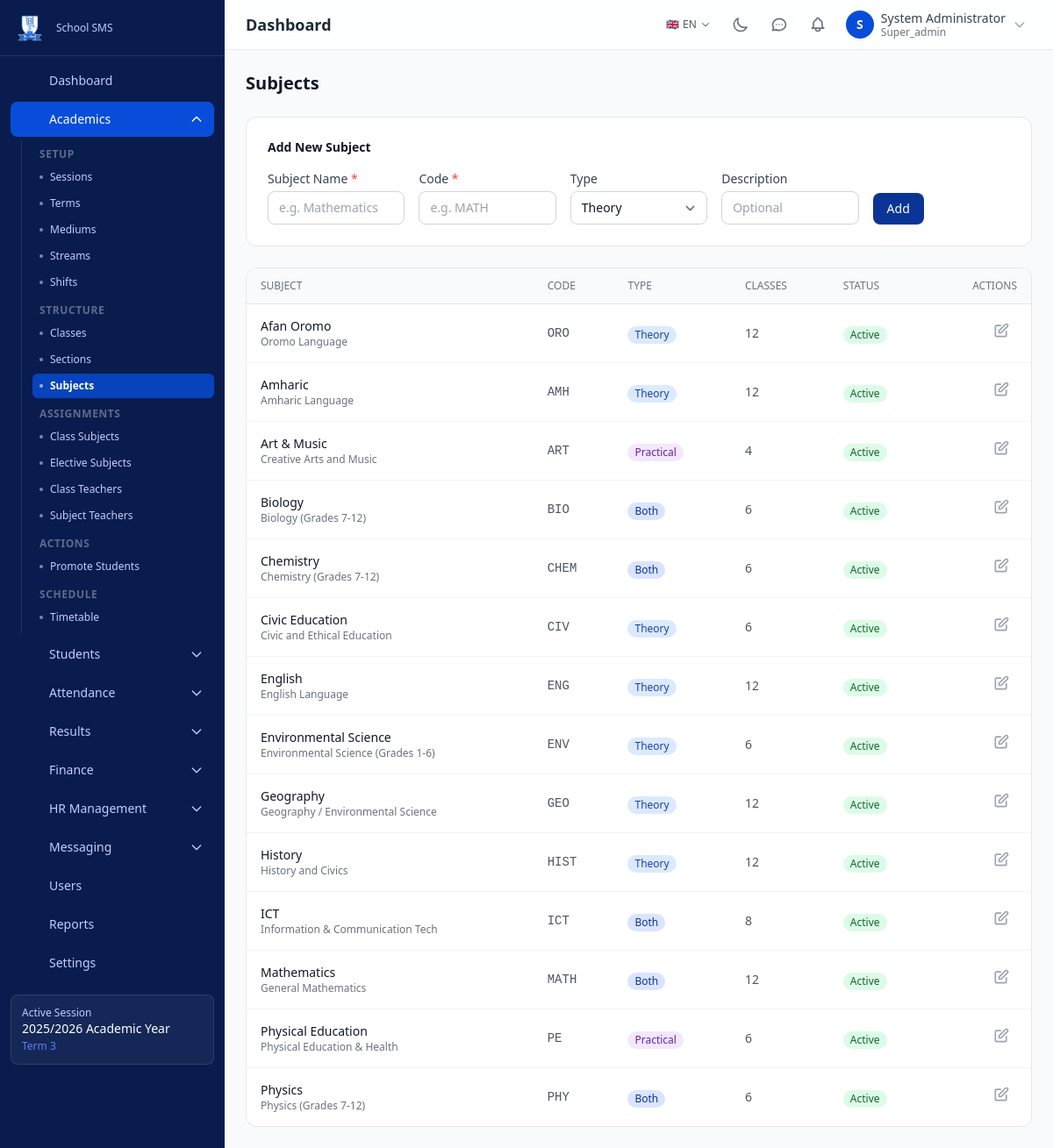
/academics/subjects (signed in), run on the app's committed database.
### tables this page shows
CREATE TABLE `academic_sessions` (
    `id` BIGINT UNSIGNED NOT NULL AUTO_INCREMENT,
    `name` VARCHAR(100) NOT NULL,
    `slug` VARCHAR(100) NOT NULL,
    `start_date` DATE NOT NULL,
    `end_date` DATE NOT NULL,
    `is_active` TINYINT(1) NOT NULL DEFAULT 0,
    `created_at` DATETIME NOT NULL DEFAULT CURRENT_TIMESTAMP,
    `updated_at` DATETIME NOT NULL DEFAULT CURRENT_TIMESTAMP ON UPDATE CURRENT_TIMESTAMP,
    PRIMARY KEY (`id`),
    UNIQUE KEY `uk_sessions_slug` (`slug`),
    INDEX `idx_sessions_active` (`is_active`)
);

CREATE TABLE `terms` (
    `id` BIGINT UNSIGNED NOT NULL AUTO_INCREMENT,
    `session_id` BIGINT UNSIGNED NOT NULL,
    `name` VARCHAR(100) NOT NULL,
    `slug` VARCHAR(100) NOT NULL,
    `start_date` DATE NOT NULL,
    `end_date` DATE NOT NULL,
    `is_active` TINYINT(1) NOT NULL DEFAULT 0,
    `sort_order` INT UNSIGNED NOT NULL DEFAULT 0,
    `created_at` DATETIME NOT NULL DEFAULT CURRENT_TIMESTAMP,
    `updated_at` DATETIME NOT NULL DEFAULT CURRENT_TIMESTAMP ON UPDATE CURRENT_TIMESTAMP,
    PRIMARY KEY (`id`),
    UNIQUE KEY `uk_terms_session_slug` (`session_id`, `slug`),
    INDEX `idx_terms_active` (`is_active`),
    CONSTRAINT `fk_terms_session` FOREIGN KEY (`session_id`) REFERENCES `academic_sessions`(`id`) ON DELETE CASCADE
);

CREATE TABLE `subjects` (
    `id` BIGINT UNSIGNED NOT NULL AUTO_INCREMENT,
    `name` VARCHAR(100) NOT NULL,
    `code` VARCHAR(20) NOT NULL,
    `description` TEXT DEFAULT NULL,
    `type` ENUM('theory','practical','both') NOT NULL DEFAULT 'theory',
    `is_active` TINYINT(1) NOT NULL DEFAULT 1,
    `status` ENUM('active','inactive') NOT NULL DEFAULT 'active',
    `created_at` DATETIME NOT NULL DEFAULT CURRENT_TIMESTAMP,
    `updated_at` DATETIME NOT NULL DEFAULT CURRENT_TIMESTAMP ON UPDATE CURRENT_TIMESTAMP,
    PRIMARY KEY (`id`),
    UNIQUE KEY `uk_subjects_code` (`code`)
);

### modules/academics/views/subjects.php (the view, shortened to what the rows shown need)
<?php
$subjects = db_fetch_all("
    SELECT s.*,
           (SELECT COUNT(*) FROM class_subjects cs WHERE cs.subject_id = s.id) AS class_count
    FROM subjects s
    ORDER BY s.name ASC
");
$editId  = input_int('edit');
$editing = $editId ? db_fetch_one("SELECT * FROM subjects WHERE id = ?", [$editId]) : null;
?>
<div class="max-w-5xl mx-auto">
    <h1 class="text-xl font-bold text-gray-900 dark:text-dark-text mb-6">Subjects</h1>
    <div class="bg-white dark:bg-dark-card rounded-xl border border-gray-200 dark:border-dark-border p-6 mb-6">
        <h2 class="text-sm font-semibold text-gray-900 dark:text-dark-text mb-4"><?= $editing ? 'Edit Subject' : 'Add New Subject' ?></h2>
    </div>
    <div class="bg-white dark:bg-dark-card rounded-xl border border-gray-200 dark:border-dark-border overflow-hidden">
        <div class="overflow-x-auto"><table class="w-full">
            <thead class="bg-gray-50 dark:bg-dark-bg border-b">
                <tr>
                    <th class="px-4 py-3 text-left text-xs font-medium text-gray-500 dark:text-dark-muted uppercase">Subject</th>
                    <th class="px-4 py-3 text-left text-xs font-medium text-gray-500 dark:text-dark-muted uppercase">Code</th>
                    <th class="px-4 py-3 text-left text-xs font-medium text-gray-500 dark:text-dark-muted uppercase">Type</th>
                    <th class="px-4 py-3 text-left text-xs font-medium text-gray-500 dark:text-dark-muted uppercase">Classes</th>
                    <th class="px-4 py-3 text-left text-xs font-medium text-gray-500 dark:text-dark-muted uppercase">Status</th>
                    <th class="px-4 py-3 text-right text-xs font-medium text-gray-500 dark:text-dark-muted uppercase">Actions</th>
                </tr>
            </thead>
            <tbody class="divide-y divide-gray-100 dark:divide-dark-border">
                <?php foreach ($subjects as $s): ?>
                    <tr class="hover:bg-gray-50 dark:bg-dark-bg">
                        <td class="px-4 py-3">
                            <div class="text-sm font-medium text-gray-900 dark:text-dark-text"><?= e($s['name']) ?></div>
                            <?php if ($s['description']): ?>
                                <div class="text-xs text-gray-500 dark:text-dark-muted"><?= e($s['description']) ?></div>
                            <?php endif; ?>
                        </td>
                        <td class="px-4 py-3 text-sm text-gray-600 dark:text-dark-muted font-mono"><?= e($s['code']) ?></td>
                        <td class="px-4 py-3">
                            <?php
                            $typeBadge = match($s['type']) {
                                'theory'    => 'bg-blue-100 text-blue-800',
                                'practical' => 'bg-purple-100 text-purple-800',
                                'both'      => 'bg-primary-100 text-primary-800',
                                default     => 'bg-gray-100 dark:bg-dark-card2 text-gray-600 dark:text-dark-muted',
                            };
                            ?>
                            <span class="inline-flex items-center px-2 py-0.5 rounded-full text-xs font-medium <?= $typeBadge ?>">
                                <?= ucfirst($s['type']) ?>
                            </span>
                        </td>
                        <td class="px-4 py-3 text-sm text-gray-600 dark:text-dark-muted"><?= $s['class_count'] ?></td>
                        <td class="px-4 py-3">
                            <?php if ($s['is_active']): ?>
                                <span class="inline-flex items-center px-2 py-0.5 rounded-full text-xs font-medium bg-green-100 text-green-800">Active</span>
                            <?php else: ?>
                                <span class="inline-flex items-center px-2 py-0.5 rounded-full text-xs font-medium bg-gray-100 dark:bg-dark-card2 text-gray-600 dark:text-dark-muted">Inactive</span>
                            <?php endif; ?>
                        </td>
                        <td class="px-4 py-3 text-right">
                            <a href="<?= url('academics', 'subjects') ?>&edit=<?= $s['id'] ?>" class="p-2 text-gray-400 dark:text-gray-500 hover:text-yellow-600 rounded inline-block" title="Edit">
                                <svg class="w-5 h-5" fill="none" stroke="currentColor" viewBox="0 0 24 24"><path stroke-linecap="round" stroke-linejoin="round" stroke-width="2" d="M11 5H6a2 2 0 00-2 2v11a2 2 0 002 2h11a2 2 0 002-2v-5m-1.414-9.414a2 2 0 112.828 2.828L11.828 15H9v-2.828l8.586-8.586z"/></svg>
                            </a>
                        </td>
                    </tr>
                <?php endforeach; ?>
            </tbody>
        </table>
    </div></div>
</div>
<?php
require APP_ROOT . '/templates/layout.php';

### templates/partials/sidebar.php (shortened to what the rows shown need)
<aside id="sidebar" class="fixed inset-y-0 left-0 z-40 w-64 bg-sidebar-bg dark:bg-gray-950 sidebar-transition transform -translate-x-full lg:translate-x-0 overflow-y-auto no-print">
    <?php $activeSession = get_active_session(); ?>
    <?php if ($activeSession): ?>
    <div class="mx-3 mb-4 p-3 rounded-lg bg-white/5 border border-white/10">
        <p class="text-xs text-sidebar-text">Active Session</p>
        <p class="text-sm text-white font-medium"><?= e($activeSession['name']) ?></p>
        <?php $activeTerm = get_active_term(); if ($activeTerm): ?>
        <p class="text-xs text-primary-400 mt-0.5"><?= e($activeTerm['name']) ?></p>
        <?php endif; ?>
    </div>
    <?php endif; ?>
</aside>

### data on the page
academic_sessions: name "2025/2026 Academic Year"
terms: name "Term 3"
subjects: name "Afan Oromo", description "Oromo Language", code "ORO", type "Theory", class_count "12", is_active "Active"
subjects: name "Amharic", description "Amharic Language", code "AMH", type "Theory", class_count "12", is_active "Active"
subjects: name "Art & Music", description "Creative Arts and Music", code "ART", type "Practical", class_count "4", is_active "Active"
subjects: name "Biology", description "Biology (Grades 7-12)", code "BIO", type "Both", class_count "6", is_active "Active"
subjects: name "Chemistry", description "Chemistry (Grades 7-12)", code "CHEM", type "Both", class_count "6", is_active "Active"
subjects: name "Civic Education", description "Civic and Ethical Education", code "CIV", type "Theory", class_count "6", is_active "Active"
subjects: name "English", description "English Language", code "ENG", type "Theory", class_count "12", is_active "Active"
subjects: name "Environmental Science", description "Environmental Science (Grades 1-6)", code "ENV", type "Theory", class_count "6", is_active "Active"
subjects: name "Geography", description "Geography / Environmental Science", code "GEO", type "Theory", class_count "12", is_active "Active"
subjects: name "History", description "History and Civics", code "HIST", type "Theory", class_count "12", is_active "Active"
subjects: name "ICT", description "Information & Communication Tech", code "ICT", type "Both", class_count "8", is_active "Active"
subjects: name "Mathematics", description "General Mathematics", code "MATH", type "Both", class_count "12", is_active "Active"
subjects: name "Physical Education", description "Physical Education & Health", code "PE", type "Practical", class_count "6", is_active "Active"
subjects: name "Physics", description "Physics (Grades 7-12)", code "PHY", type "Both", class_count "6", is_active "Active"

### other printed values
$item['label'] "Dashboard"
$item['label'] "Academics"
$groupLabel "SETUP"
$child['label'] "Sessions"
$child['label'] "Terms"
$child['label'] "Mediums"
$child['label'] "Streams"
$child['label'] "Shifts"
$groupLabel "STRUCTURE"
$child['label'] "Classes"
$child['label'] "Sections"
$child['label'] "Subjects"
$groupLabel "ASSIGNMENTS"
$child['label'] "Class Subjects"
$child['label'] "Elective Subjects"
